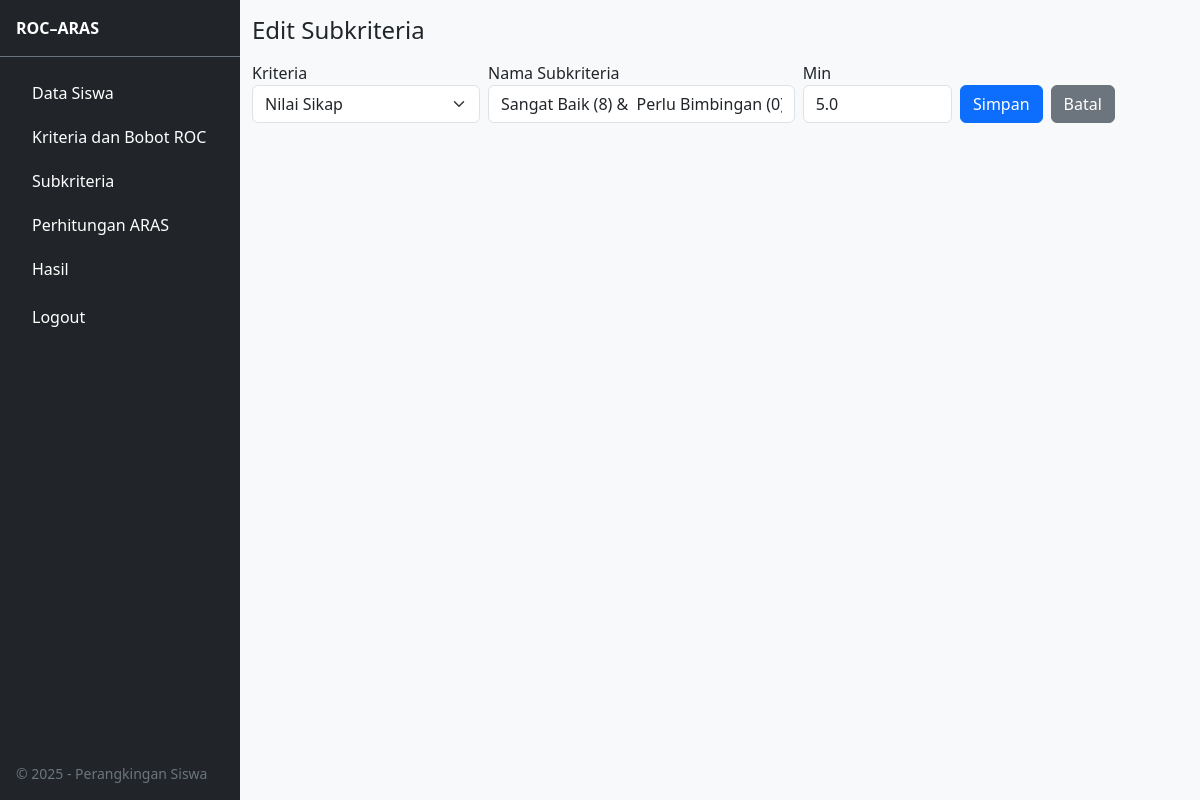
/subcriteria/1/edit (signed in), run on the app's committed database.
### app/models.py (models this page shows)
class Subcriteria(db.Model):
    id = db.Column(db.Integer, primary_key=True)
    criteria_id = db.Column(db.Integer, db.ForeignKey('criteria.id'), nullable=False)
    name = db.Column(db.String(200), nullable=False)
    min_val = db.Column(db.Float, nullable=True)

### app/routes.py (the view, shortened to what this page needs)
@main_bp.route("/subcriteria/<int:sid>/edit", methods=["GET", "POST"])
@login_required
def subcriteria_edit(sid):
    s = Subcriteria.query.get_or_404(sid)
    form = SubcriteriaForm(obj=s)
    form.criteria_id.choices = [
        (c.id, c.name) for c in Criteria.query.order_by(Criteria.display_order.asc()).all()
    ]
    if request.method == "GET":
        form.criteria_id.data = s.criteria_id
    return render_template("subcriteria_edit.html", form=form, s=s)

### app/forms.py
class SubcriteriaForm(FlaskForm):
    criteria_id = SelectField("Kriteria", coerce=int, validators=[DataRequired()])
    name = StringField("Nama Subkriteria", validators=[DataRequired()])
    min_val = FloatField("Min", validators=[Optional()])
    submit = SubmitField("Simpan")

### app/models.py (called while the page is built)
@login_manager.user_loader
def load_user(user_id):
    return User.query.get(int(user_id))

### app/templates/subcriteria_edit.html (shortened to what this page needs)
{% extends "layout.html" %} {% block content %}
<h4 class="mb-3">Edit Subkriteria</h4>
<form method="POST" class="row g-2 mb-4">
  <div class="col-md-3">
    {{ form.criteria_id.label }} {{ form.criteria_id(class="form-select") }}
  </div>
  <div class="col-md-4">
    {{ form.name.label }} {{ form.name(class="form-control") }}
  </div>
  <div class="col-md-2">
    {{ form.min_val.label }} {{ form.min_val(class="form-control") }}
  </div>
  <div class="col-md-3 d-flex align-items-end gap-2">
    {{ form.submit(class="btn btn-primary") }}
    <a href="{{ url_for('main.subcriteria_list') }}" class="btn btn-secondary"
      >Batal</a
    >
  </div>
</form>
{% endblock %}

### app/templates/layout.html (style rules this page uses)
:root { --sidebar-w: 240px; }
@media (min-width: 992px) { body { overflow-y: scroll; } }

### data on the page
Subcriteria: criteria_id "Nilai Sikap", name "Sangat Baik (8) & Perlu Bimbingan (0)", min_val "5.0"
